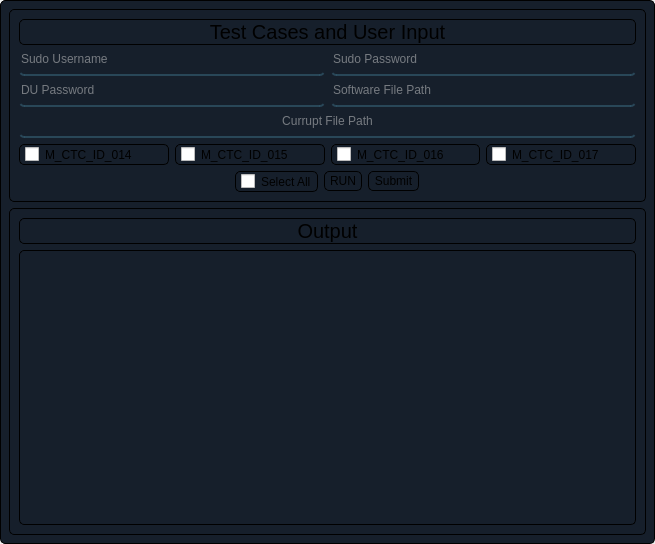
<?xml version="1.0" encoding="UTF-8"?>
<ui version="4.0">
 <class>SW_Mgmt</class>
 <widget class="QMainWindow" name="SW_Mgmt">
  <property name="geometry">
   <rect>
    <x>0</x>
    <y>0</y>
    <width>655</width>
    <height>544</height>
   </rect>
  </property>
  <property name="windowTitle">
   <string>MainWindow</string>
  </property>
  <widget class="QWidget" name="newWindow">
   <property name="styleSheet">
    <string notr="true">*{
	border:1px solid whilte;
	border-radius:5px;
}
#newWindow,#consoleEdit{
	background-color: #161f2b;
}
QCheckBox, QPushButton{
	padding:2px 5px;
}
QLineEdit{background-color: rgba(0,0,0,0);
	border:none;
	border-bottom:2px solid rgba(46,82,101,200);
	color: rgb(214, 214, 214);
	padding-bottom:7px;
}
#buttons{
	border:none;}</string>
   </property>
   <layout class="QVBoxLayout" name="verticalLayout">
    <item>
     <widget class="QFrame" name="InputFrame">
      <property name="frameShape">
       <enum>QFrame::StyledPanel</enum>
      </property>
      <property name="frameShadow">
       <enum>QFrame::Raised</enum>
      </property>
      <layout class="QGridLayout" name="gridLayout">
       <item row="7" column="1">
        <widget class="QCheckBox" name="TC_015">
         <property name="text">
          <string>M_CTC_ID_015</string>
         </property>
        </widget>
       </item>
       <item row="1" column="2" colspan="2">
        <widget class="QLineEdit" name="username">
         <property name="placeholderText">
          <string>Sudo Password</string>
         </property>
        </widget>
       </item>
       <item row="2" column="0" colspan="2">
        <widget class="QLineEdit" name="du_pswrd">
         <property name="placeholderText">
          <string>DU Password</string>
         </property>
        </widget>
       </item>
       <item row="7" column="2">
        <widget class="QCheckBox" name="TC_016">
         <property name="text">
          <string>M_CTC_ID_016</string>
         </property>
        </widget>
       </item>
       <item row="7" column="0">
        <widget class="QCheckBox" name="TC_014">
         <property name="styleSheet">
          <string notr="true"/>
         </property>
         <property name="text">
          <string>M_CTC_ID_014</string>
         </property>
        </widget>
       </item>
       <item row="1" column="0" colspan="2">
        <widget class="QLineEdit" name="password">
         <property name="placeholderText">
          <string>Sudo Username</string>
         </property>
        </widget>
       </item>
       <item row="0" column="0" colspan="4">
        <widget class="QLabel" name="InputLabel">
         <property name="font">
          <font>
           <pointsize>15</pointsize>
          </font>
         </property>
         <property name="text">
          <string>Test Cases and User Input</string>
         </property>
         <property name="alignment">
          <set>Qt::AlignCenter</set>
         </property>
        </widget>
       </item>
       <item row="7" column="3">
        <widget class="QCheckBox" name="TC_017">
         <property name="text">
          <string>M_CTC_ID_017</string>
         </property>
        </widget>
       </item>
       <item row="2" column="2" colspan="2">
        <widget class="QLineEdit" name="sw_file">
         <property name="placeholderText">
          <string>Software File Path</string>
         </property>
        </widget>
       </item>
       <item row="3" column="0" colspan="4">
        <widget class="QLineEdit" name="currupt_file">
         <property name="alignment">
          <set>Qt::AlignCenter</set>
         </property>
         <property name="placeholderText">
          <string>Currupt File Path</string>
         </property>
        </widget>
       </item>
       <item row="8" column="0" colspan="4" alignment="Qt::AlignHCenter">
        <widget class="QFrame" name="buttons">
         <property name="frameShape">
          <enum>QFrame::StyledPanel</enum>
         </property>
         <property name="frameShadow">
          <enum>QFrame::Raised</enum>
         </property>
         <layout class="QHBoxLayout" name="horizontalLayout">
          <property name="leftMargin">
           <number>0</number>
          </property>
          <property name="topMargin">
           <number>0</number>
          </property>
          <property name="rightMargin">
           <number>0</number>
          </property>
          <property name="bottomMargin">
           <number>0</number>
          </property>
          <item>
           <widget class="QCheckBox" name="S_all">
            <property name="text">
             <string>Select All</string>
            </property>
           </widget>
          </item>
          <item>
           <widget class="QPushButton" name="runButton">
            <property name="text">
             <string>RUN</string>
            </property>
            <property name="icon">
             <iconset resource="resource.qrc">
              <normaloff>:/icons/icons/play.svg</normaloff>:/icons/icons/play.svg</iconset>
            </property>
           </widget>
          </item>
          <item>
           <widget class="QPushButton" name="submitBtn">
            <property name="text">
             <string>Submit</string>
            </property>
            <property name="icon">
             <iconset resource="resource.qrc">
              <normaloff>:/icons/icons/zap.svg</normaloff>:/icons/icons/zap.svg</iconset>
            </property>
           </widget>
          </item>
         </layout>
        </widget>
       </item>
      </layout>
     </widget>
    </item>
    <item>
     <widget class="QFrame" name="OutputFrame">
      <property name="frameShape">
       <enum>QFrame::StyledPanel</enum>
      </property>
      <property name="frameShadow">
       <enum>QFrame::Raised</enum>
      </property>
      <layout class="QVBoxLayout" name="verticalLayout_2">
       <item alignment="Qt::AlignTop">
        <widget class="QLabel" name="outputLabel">
         <property name="font">
          <font>
           <pointsize>15</pointsize>
          </font>
         </property>
         <property name="text">
          <string>Output</string>
         </property>
         <property name="alignment">
          <set>Qt::AlignCenter</set>
         </property>
        </widget>
       </item>
       <item>
        <widget class="QTextEdit" name="consoleEdit"/>
       </item>
      </layout>
     </widget>
    </item>
   </layout>
  </widget>
 </widget>
 <resources>
  <include location="resource.qrc"/>
 </resources>
 <connections/>
</ui>
